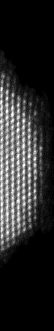
%> input picture tiltser_W.tif, 54 x 331 px
$ octave FFT_compresion.m   (GNU Octave 9; MATLAB toolbox functions it lacks are replaced by stand-ins)
%> lines starting %> are read from the running program, lines starting %| are printed output that depends on the picture; in (x1, y1, x2, y2) boxes, pixels count from 0 and x2, y2 are one past the last pixel; in counts of white or black regions, pixels touching at a corner belong together; the program's own positions count from 1
clc, clear, close all

%% Cargamos la imagen original
clc, clear, close all

% Leemos el mapa de bits que sale del microscopio
I = imread('../tiltser_W.tif',6);
%> I is the input picture: size 331x54 uint16; min 0, max 65535, mean 10864.7

% Determinamos dimensiones de la imagen
nx = size(I,1); ny = size(I,2);
%> after `nx = size(I,1)`: nx = 331
%> after `ny = size(I,2)`: ny = 54

% Observamos su tamaño real en memoria (2 BitDepth)
imwrite(I, "../outputs/FFT_I" + ".tiff");

%% Cálculo FTT y compresión
% Inicializamos la figura
figure(1), clf, subplot(1,5,1);
imagesc(I), axis off, colormap gray
title("STEM img")

% Computamos la FFT en 2D usando fft2()
tic;
Yt=fft2(I);
disp([' FFT done. (' num2str(toc) 's)'])

% Visualizamos los coeficientes FTT
F = log(abs(fftshift(Yt))+1);
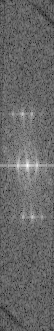
%> F: size 331x54 double; min 7.57, max 19.08, mean 12.27; drawn with min black and max white
F = mat2gray(F); % Escalado de la imagen entre 0 y 1
subplot(1,5,2)
imagesc(F), axis off
title("FFT")

% Lista de umbrales y storage de imágenes
delta_list = [0.02 0.05 0.1];
I_storage = uint16(zeros(nx,ny,length(delta_list)));

% Algoritmo de compresión para distintos umbrales
Max = max(max(abs(Yt)));
%> Max = 194194853

CR = zeros(length(delta_list),1);
bytes = zeros(length(delta_list),1);
dict = ["a", "b", "c"];

i=1;
for thresh = delta_list
    % Máscara umbral sobre los coeficientes FTT
    ind = abs(Yt) > thresh*Max;
    Atlow = single(Yt .* ind);
    Ilow = uint16(ifft2(Atlow));

    % Aproximamos el tamaño en memoria
    Atlow_nonzero = nonzeros(Atlow');
    bytes_double = length(Atlow_nonzero)*4*2;         % single (4 bytes) - complex (x2)
    bytes_logic  = (nx*ny - length(Atlow_nonzero))/8; % logical (1 bit)
    bytes(i) = bytes_double + bytes_logic;

    % Comparamos frente al tamaño original
    I_nonzero = nonzeros(I');
    bytes_double = length(I_nonzero)*2;           % uint16 (2 bytes) - real
    bytes_logic  = (nx*ny - length(I_nonzero))/8; % logical (1 bit)
    CR(i) = bytes(i)/(bytes_double + bytes_logic);

    % Porcentaje de coeficientes seleccionados
    count = nx*ny - sum(sum(ind));
    perc = 100 - count/(nx*ny)*100;

    % Guardamos la imagen final obtenida (en formato no comprimido)
    %imwrite(Ilow, "../outputs/FFT_Ilow" + num2str(perc,"%.2f") + ".tiff");
    I_storage(:,:,i) = Ilow;

    % Mostramos la imagen comprimida y su tamaño
    subplot(1,5,i+2), imagesc(Ilow), axis off
    title(dict(i) + ") " + num2str(perc,"%.2f") + "% | "+ num2str(CR(i),"%.2f CR") )

    i = i + 1;
end
%> this loop made 3 passes
%> (count, perc) on passes 1 to 3: (17715, 0.89), (17811, 0.352), (17847, 0.151)
%> pass 1, `ind = abs(Yt) > thresh*Max;`:
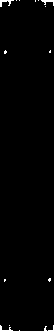
%> ind: size 331x54 logical; 0.89% white; 16 white regions (13 under 20 px), largest, box (x1, y1, x2, y2) and area: (0, 0, 14, 7) 41, (41, 0, 54, 6) 34, (0, 325, 13, 331) 27
%> pass 1, `Ilow = uint16(ifft2(Atlow));`:
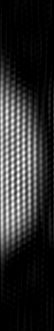
%> Ilow: size 331x54 uint16; min 0, max 65535, mean 11215.9; drawn with min black and max white
%> pass 2, `ind = abs(Yt) > thresh*Max;`:
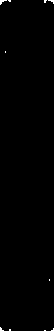
%> ind: size 331x54 logical; 0.35% white in thin lines or dots
%> pass 2, `Ilow = uint16(ifft2(Atlow));`:
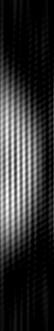
%> Ilow: size 331x54 uint16; min 0, max 60618, mean 11474; drawn with min black and max white
%> after the loop:
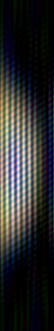
%> I_storage: size 331x54x3 uint16; mean R, G, B 11215.9, 11474, 11485.5; drawn with min black and max white
%> after the loop, CR = [0.189; 0.148; 0.133]; bytes = [3486.4; 2730.4; 2446.9]; i = 4
%> after the loop:
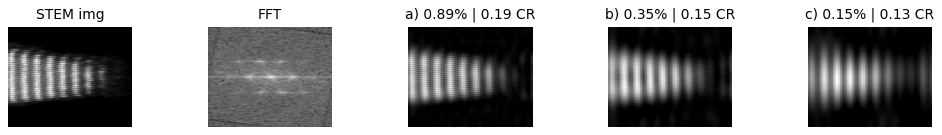
%> figure redrawn from the program's plot data, 5 panels
